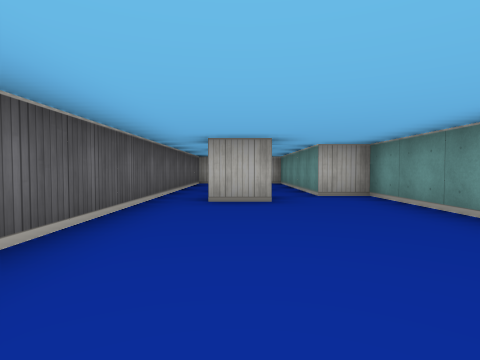
View 1 (above)

17 first-person views from a walk through a cub3D maze. The camera is about half as high as the walls, tilts 2° down and sees 80° across. The floor is counted in squares. Each view is taken from the middle of a square. On the plan, view 1 faces up. The plan holds only what a view shows up to about 9 squares ahead; the rest is blank.

View 2
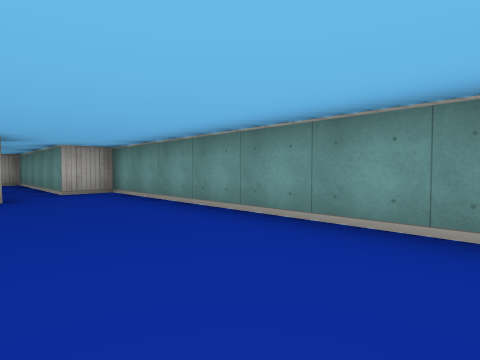

View 3
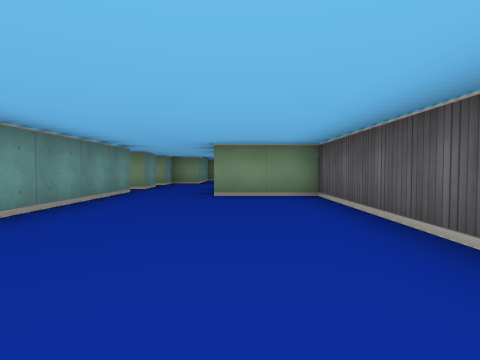

View 4
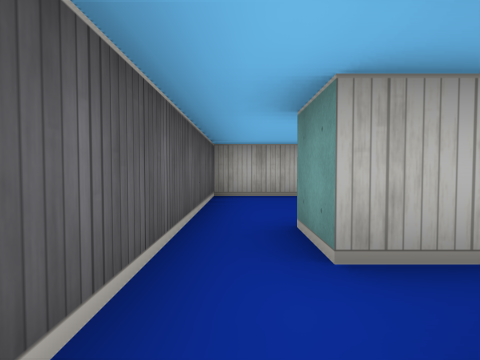

View 5
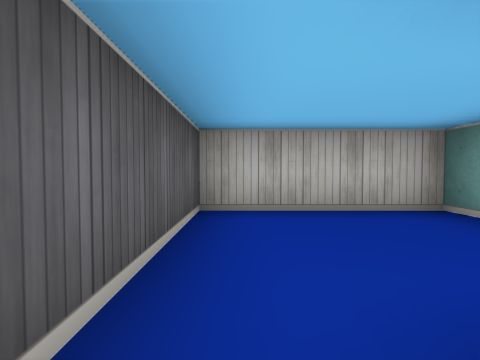

View 6
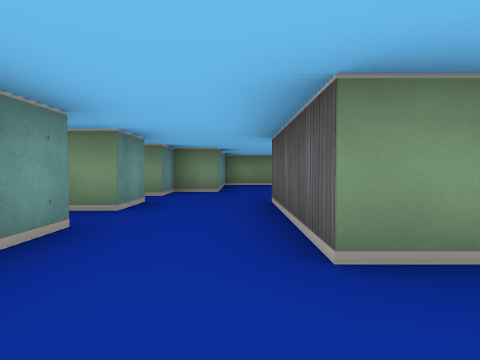

View 7
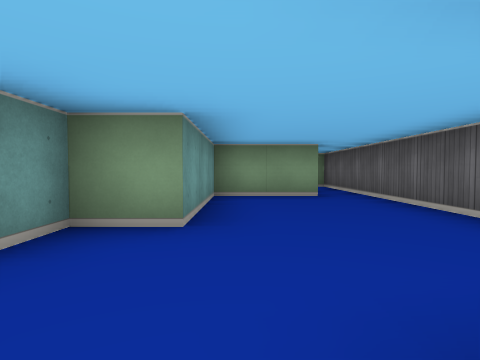

View 8
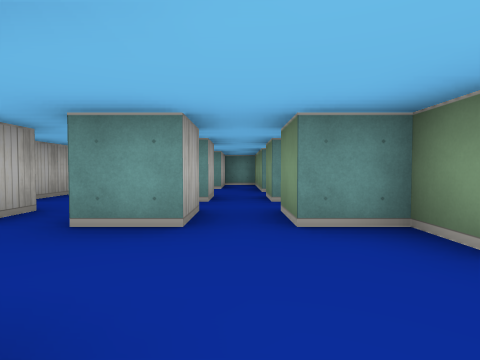

View 9
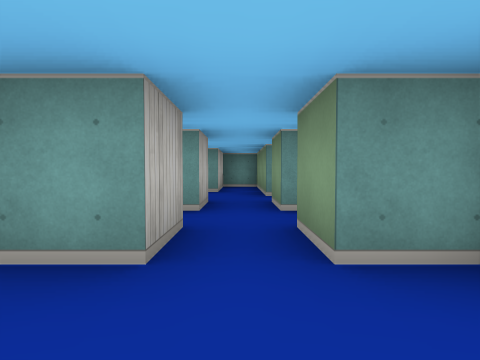

View 10
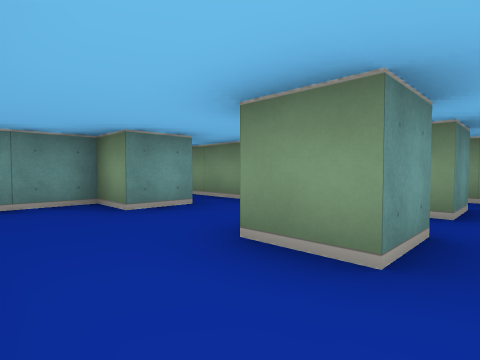

View 11
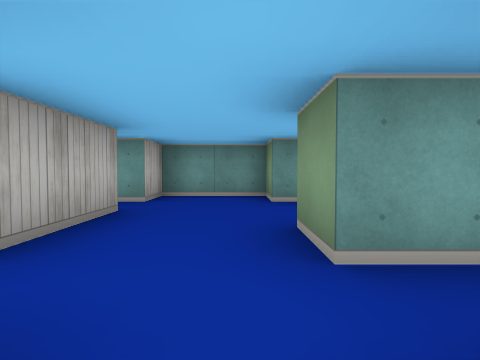

View 12
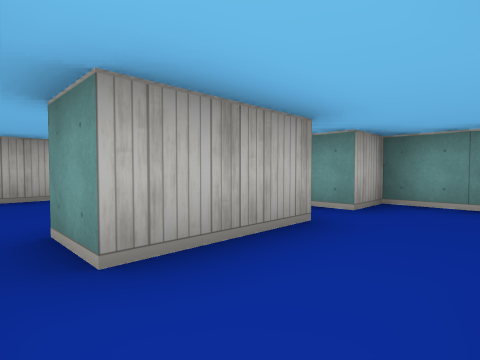

View 13
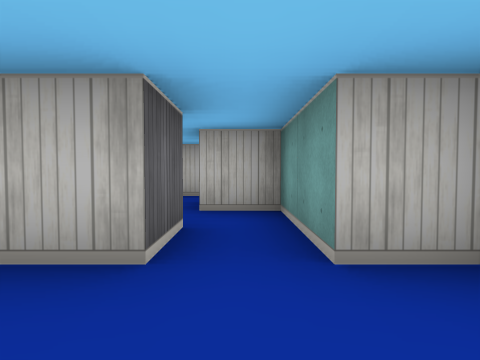

View 14
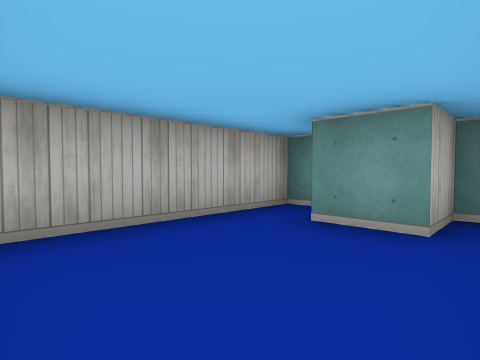

View 15
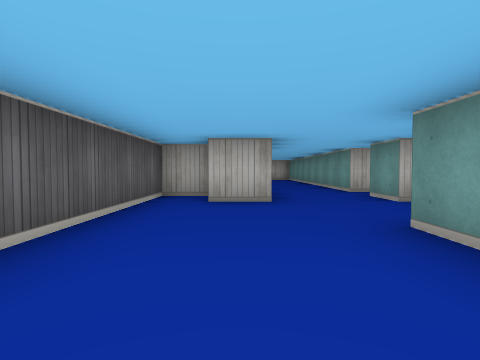

View 16
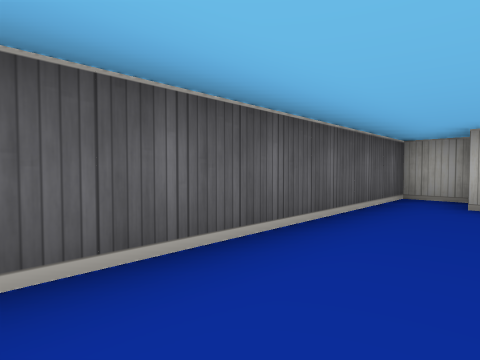

View 17
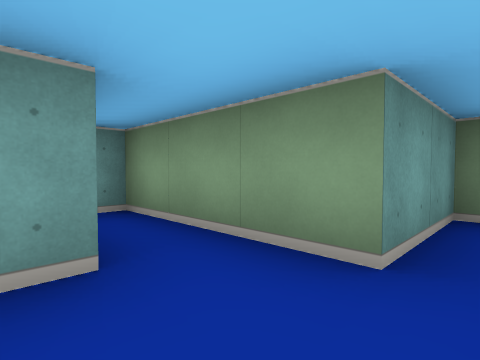

### Floor plan
Ten units are one square. View 1 is at (0, 0); x grows to the right and y downward. Boxes are objects, and circles mark ways between rooms. Rooms are numbered by the first view taken in them; rooms with no view inside come last. Other rooms are left out.
<svg viewBox="-20 -110 120 220">
<path fill="none" stroke="#000" d="M6 -45 -5 -45M4 -65 -5 -65 -5 -75M25 25 25 -55 15 -55 15 -105 -15 -105 -15 15 5 15 5 25M35 45 25 45 25 35 31 35M45 65 45 55 55 55M35 25 25 25M55 45 45 45 45 35 55 35M5 25 5 45 -5 45M-5 35 -15 35 -15 95M65 75 65 55 95 55 95 45 75 45 75 35 85 35 85 15 75 15M65 15 45 15M-5 95 15 95 15 65 25 65 25 55 35 55M65 5 65 15M45 15 45 5M75 -20 75 -25 41 -25M75 15 75 -5 65 -5 65 -15"/>
<circle cx="15" cy="20" r="3" fill="#2a7"/>
<circle cx="40" cy="10" r="3" fill="#2a7"/>
<circle cx="70" cy="10" r="3" fill="#2a7"/>
<text x="0" y="-40">1</text>
<text x="30" y="50">2</text>
<text x="50" y="-10">3</text>
</svg>
Room 1 opens to room 2. Room 2 opens to room 3.

Where each view was taken, in squares from view 1:
view 1: 0 up, 0 right, facing up
view 2: 1 down, 0 right, facing up-right
view 3: 4 up, 0 right, facing down
view 4: 5 up, 1 left, facing up
view 5: 7 up, 1 left, facing up
view 6: 0 up, 1 right, facing down
view 7: 4 down, 1 right, facing down
view 8: 5 down, 0 right, facing right
view 9: 5 down, 1 right, facing right
view 10: 2 down, 4 right, facing down-right
view 11: 3 down, 3 right, facing right
view 12: 3 down, 4 right, facing up-right
view 13: 3 down, 7 right, facing up
view 14: 0 up, 4 right, facing up-right
view 15: 9 down, 0 right, facing up
view 16: 9 down, 0 right, facing up-left
view 17: 4 down, 6 right, facing down-right
